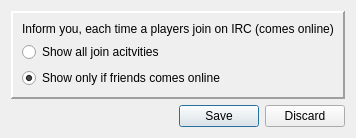
<?xml version="1.0" encoding="UTF-8"?>
<ui version="4.0">
 <class>Dialog</class>
 <widget class="QDialog" name="Dialog">
  <property name="geometry">
   <rect>
    <x>0</x>
    <y>0</y>
    <width>321</width>
    <height>136</height>
   </rect>
  </property>
  <property name="windowTitle">
   <string>More - User Online</string>
  </property>
  <layout class="QVBoxLayout" name="verticalLayout" stretch="1,0">
   <item>
    <widget class="QFrame" name="frame">
     <property name="frameShape">
      <enum>QFrame::Panel</enum>
     </property>
     <property name="frameShadow">
      <enum>QFrame::Raised</enum>
     </property>
     <property name="lineWidth">
      <number>2</number>
     </property>
     <layout class="QVBoxLayout" name="verticalLayout_2">
      <item>
       <widget class="QLabel" name="label">
        <property name="text">
         <string>Inform you, each time a players join on IRC (comes online)</string>
        </property>
       </widget>
      </item>
      <item>
       <widget class="QRadioButton" name="radioButtonAll">
        <property name="text">
         <string>Show all join acitvities</string>
        </property>
        <property name="checked">
         <bool>false</bool>
        </property>
       </widget>
      </item>
      <item>
       <widget class="QRadioButton" name="radioButtonFriends">
        <property name="text">
         <string>Show only if friends comes online</string>
        </property>
        <property name="checked">
         <bool>true</bool>
        </property>
       </widget>
      </item>
      <item>
       <spacer name="verticalSpacer">
        <property name="orientation">
         <enum>Qt::Vertical</enum>
        </property>
        <property name="sizeHint" stdset="0">
         <size>
          <width>20</width>
          <height>40</height>
         </size>
        </property>
       </spacer>
      </item>
     </layout>
    </widget>
   </item>
   <item>
    <layout class="QHBoxLayout" name="horizontalLayout">
     <item>
      <spacer name="horizontalSpacer">
       <property name="orientation">
        <enum>Qt::Horizontal</enum>
       </property>
       <property name="sizeHint" stdset="0">
        <size>
         <width>40</width>
         <height>20</height>
        </size>
       </property>
      </spacer>
     </item>
     <item>
      <widget class="QPushButton" name="btnSave">
       <property name="text">
        <string>Save</string>
       </property>
      </widget>
     </item>
     <item>
      <widget class="QPushButton" name="pushButton">
       <property name="text">
        <string>Discard</string>
       </property>
      </widget>
     </item>
    </layout>
   </item>
  </layout>
 </widget>
 <resources/>
 <connections>
  <connection>
   <sender>pushButton</sender>
   <signal>clicked()</signal>
   <receiver>Dialog</receiver>
   <slot>hide()</slot>
   <hints>
    <hint type="sourcelabel">
     <x>256</x>
     <y>115</y>
    </hint>
    <hint type="destinationlabel">
     <x>521</x>
     <y>123</y>
    </hint>
   </hints>
  </connection>
 </connections>
</ui>
